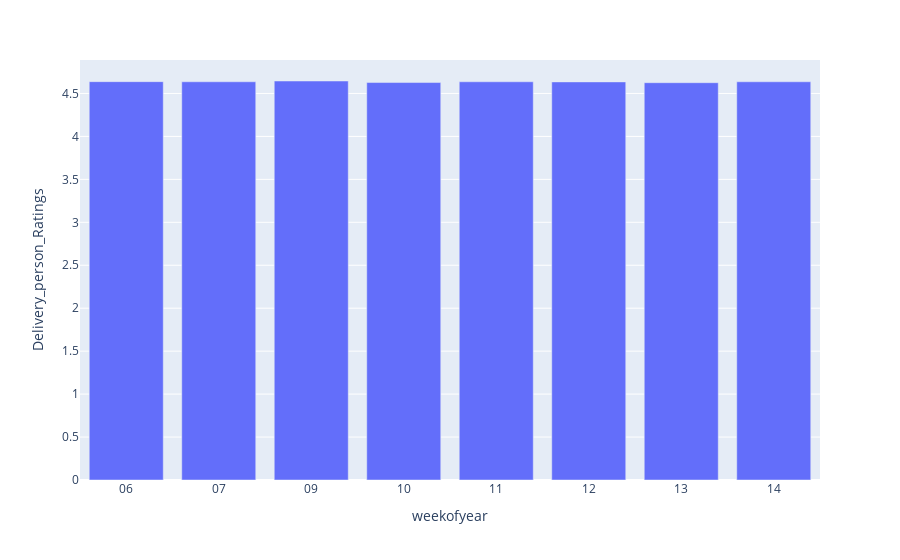

Notebook cell for this chart:
### Markdown cell above
### 3. Desenhe um gráfico de barras, mostrando as avaliações médias das entregas por semana.

### Code cell
df1['weekofyear'] = df1['Order_Date'].dt.strftime('%U')
df_aux = df1.loc[:, ['weekofyear', 'Delivery_person_Ratings']].groupby(['weekofyear']).mean().reset_index()
px.bar(df_aux, x='weekofyear', y='Delivery_person_Ratings')

### Figure 1 — Plotly figure (JSON) as saved in the notebook; plotly's stock layout.template omitted (floating-point values rounded to 4 significant figures)
{"data": [{"alignmentgroup": "True", "hovertemplate": "weekofyear=%{x}<br>Delivery_person_Ratings=%{y}<extra></extra>", "legendgroup": "", "marker": {"color": "#636efa", "pattern": {"shape": ""}}, "name": "", "offsetgroup": "", "orientation": "v", "showlegend": false, "textposition": "auto", "type": "bar", "x": ["06", "07", "09", "10", "11", "12", "13", "14"], "xaxis": "x", "y": [4.637, 4.636, 4.645, 4.627, 4.636, 4.635, 4.625, 4.636], "yaxis": "y"}], "layout": {"autosize": true, "barmode": "relative", "legend": {"tracegroupgap": 0}, "margin": {"t": 60}, "xaxis": {"anchor": "y", "autorange": true, "domain": [0, 1], "range": [-0.5, 7.5], "title": {"text": "weekofyear"}, "type": "category"}, "yaxis": {"anchor": "x", "autorange": true, "domain": [0, 1], "range": [0, 4.89], "title": {"text": "Delivery_person_Ratings"}, "type": "linear"}}}
